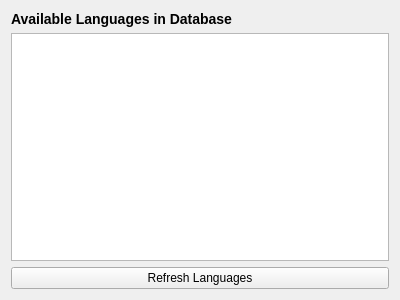
<?xml version="1.0" encoding="UTF-8"?>
<ui version="4.0">
 <class>Form</class>
 <widget class="QWidget" name="Form">
  <property name="geometry">
   <rect>
    <x>0</x>
    <y>0</y>
    <width>400</width>
    <height>300</height>
   </rect>
  </property>
  <property name="windowTitle">
   <string>Form</string>
  </property>
  <layout class="QVBoxLayout" name="verticalLayout_2">
   <item>
    <widget class="QLabel" name="languagesTitleLabel">
     <property name="text">
      <string>Available Languages in Database</string>
     </property>
     <property name="styleSheet">
      <string>font-weight: bold; font-size: 14px;</string>
     </property>
    </widget>
   </item>
   <item>
    <widget class="QTextEdit" name="languagesDisplay">
     <property name="readOnly">
      <bool>true</bool>
     </property>
    </widget>
   </item>
   <item>
    <widget class="QPushButton" name="refreshLanguagesButton">
     <property name="text">
      <string>Refresh Languages</string>
     </property>
    </widget>
   </item>
  </layout>
 </widget>
 <resources/>
 <connections/>
</ui>
